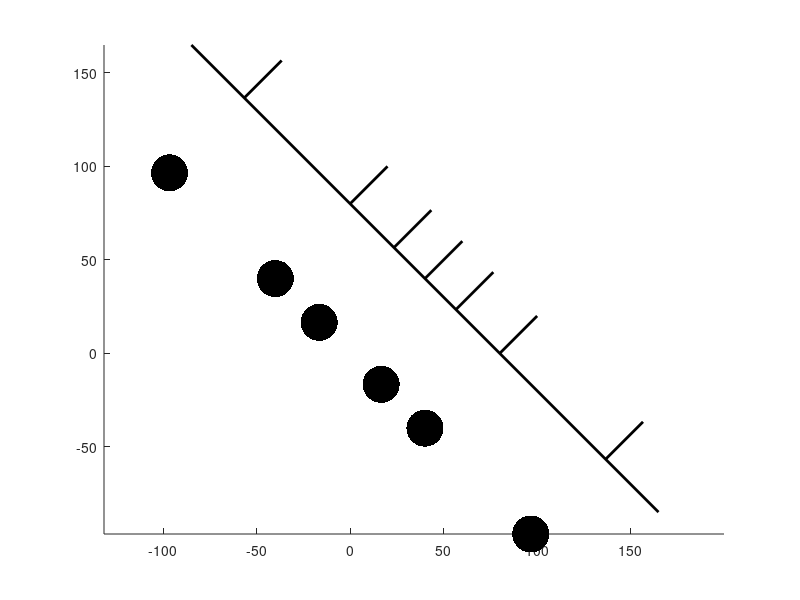
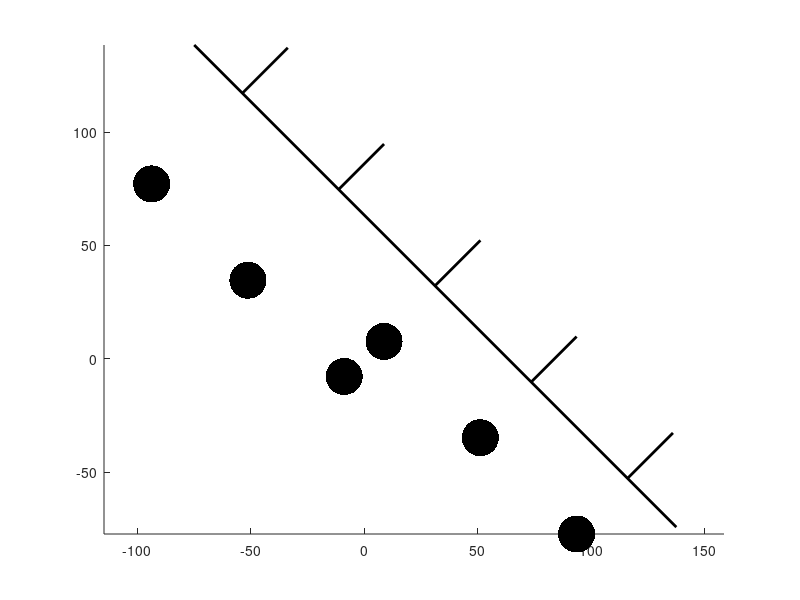

Write MATLAB code to recreate these figures, in order.
clear; clc; clf; close all

%% Setup saveFig   
    saveFig = false;
    saveDir = 'C:\Users\pmari\OneDrive - University of Pittsburgh\Documents\Posture\Paper\20231002\Figure S7 - posture dim during reaching';
    set(0, 'DefaultFigureRenderer', 'painters');

%% Parameters
    targetMarkerSize = 80;
    
%% Monkey E
    workspaceCenter1 = [-40.0, 40.0];
    workspaceCenter2 = [40.0, -40.0];
    targetOffset = sqrt((80^2)/2);
    targetOffsetVec = [targetOffset, -targetOffset];

    targetPositions = [ workspaceCenter1-targetOffsetVec;
                        workspaceCenter1; ...
                        workspaceCenter1+targetOffsetVec; ...
                        workspaceCenter2-targetOffsetVec;
                        workspaceCenter2; ...
                        workspaceCenter2+targetOffsetVec];
 %% Plot
    figure; hold on;
    
    % Targets
    numTargets = size(targetPositions,1);
    for i=1:numTargets
        plot(targetPositions(i,1), targetPositions(i,2), '.', 'MarkerSize', targetMarkerSize, 'Color', 'k')
    end
    
    % Axis
    offset1 = 40;
    plot([targetPositions(1,1)-targetOffsetVec(1)/2, targetPositions(end,1)+targetOffsetVec(1)/2]+offset1,...
        [targetPositions(1,2)-targetOffsetVec(2)/2, targetPositions(end,2)+targetOffsetVec(2)/2]+offset1,'LineWidth',2, 'Color','k')
    
    % Ticks
    offset2 = 20;
    for i = 1:6
        tempPos = [targetPositions(i,1), targetPositions(i,2)];
        plot([tempPos(1), tempPos(1)+offset2]+offset1,[tempPos(2), tempPos(2)+offset2]+offset1,'LineWidth',2, 'Color','k')
    end
    plot([0, offset2]+offset1,[0, offset2]+offset1,'LineWidth',2, 'Color','k')
    axis equal
    if saveFig
        saveas(gcf,fullfile(saveDir,'Monkey_E_diagram.svg'));
    end                
                    
%% Monkeys N and R
%% Get target positions
    workspaceCenter1 = [-51.2, 34.7];
    workspaceCenter2 = [51.2, -34.7];
    targetOffset = sqrt((60^2)/2);
    targetOffsetVec = [targetOffset, -targetOffset];

    targetPositions = [ workspaceCenter1-targetOffsetVec;
                        workspaceCenter1; ...
                        workspaceCenter1+targetOffsetVec; ...
                        workspaceCenter2-targetOffsetVec;
                        workspaceCenter2; ...
                        workspaceCenter2+targetOffsetVec];

%% Plot
    figure; hold on;
    % Targets
    numTargets = size(targetPositions,1);
    for i=1:numTargets
        plot(targetPositions(i,1), targetPositions(i,2), '.', 'MarkerSize', targetMarkerSize, 'Color', 'k')
    end
    
    % Axis
    offset1 = 40;
    plot([targetPositions(1,1)-targetOffsetVec(1)/2, targetPositions(1,1)+170+targetOffsetVec(1)/2]+offset1,...
        [targetPositions(1,2)-targetOffsetVec(2)/2, targetPositions(1,2)-170+targetOffsetVec(2)/2]+offset1,'LineWidth',2, 'Color','k')
    
    % Ticks
    offset2 = 20;
    for i = 1:5
        tempPos = [targetPositions(1,1), targetPositions(1,2)] + (i-1)*targetOffsetVec;
        plot([tempPos(1), tempPos(1)+offset2]+offset1,[tempPos(2), tempPos(2)+offset2]+offset1,'LineWidth',2, 'Color','k')
    end
    axis equal     
    if saveFig
        saveas(gcf,fullfile(saveDir,'Monkeys_NR_diagram.svg'));
    end    